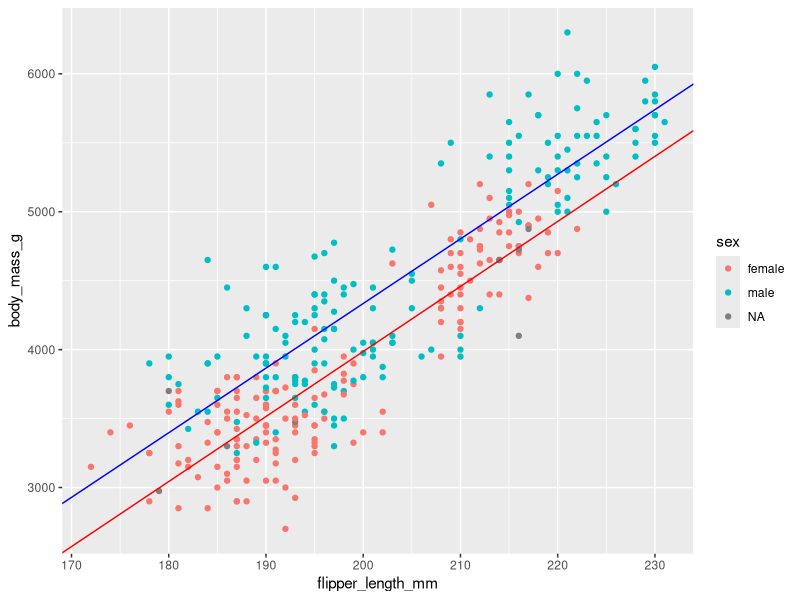

R code for this plot:
# Use palmer penguins to fit a model that has an interaction between a continous and catergorical variable 
library(palmerpenguins)
library(tidyverse)

# continous = body_mass_g 
# catergorical = sex (male or female)

penguins <- palmerpenguins::penguins

# lm with interaction between body_mass_g and sex 
summary(lm(bill_length_mm ~ body_mass_g + sex + body_mass_g : sex, penguins))

# body mass = B0 + B1(body_mass) + B2(sexmale) + B3(body_mass x sexmale)

# If female: bill_length = B0 + B1(body_mass)
# If male: bill_length = B0 + (B1 + B3)body_mass 

body_flipper_sex <- lm(body_mass_g~flipper_length_mm + sex + flipper_length_mm : sex, penguins)

ggplot(penguins, aes(flipper_length_mm, body_mass_g, color = sex))+
  geom_point() +
  geom_abline(intercept =  -5443.9607, slope = 47.1527, color = 'red')+
  geom_abline(intercept =  -5443.9607 + 406.8015,
              slope = 47.1527 + -0.2942,
              color = 'blue')

# lines are almost paralel because our B3 is -0.2942. Makes the diff between male and female not that much 
  
